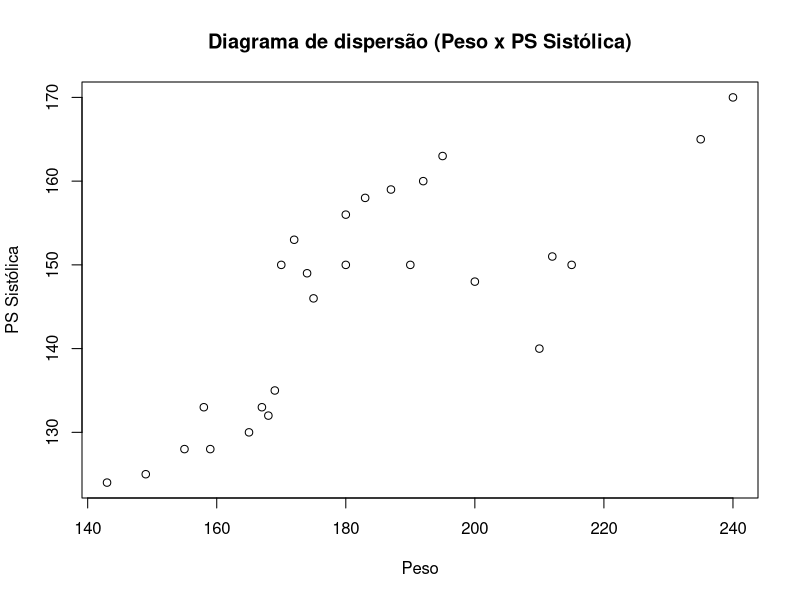
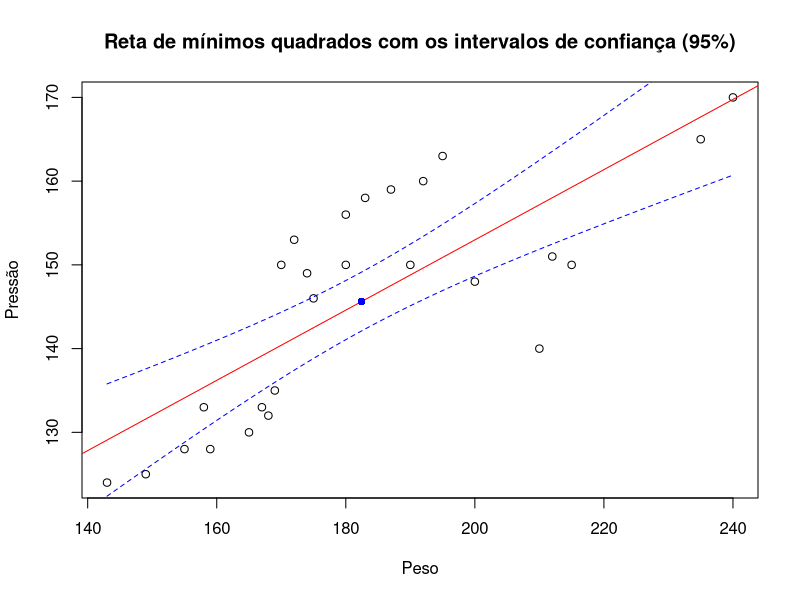
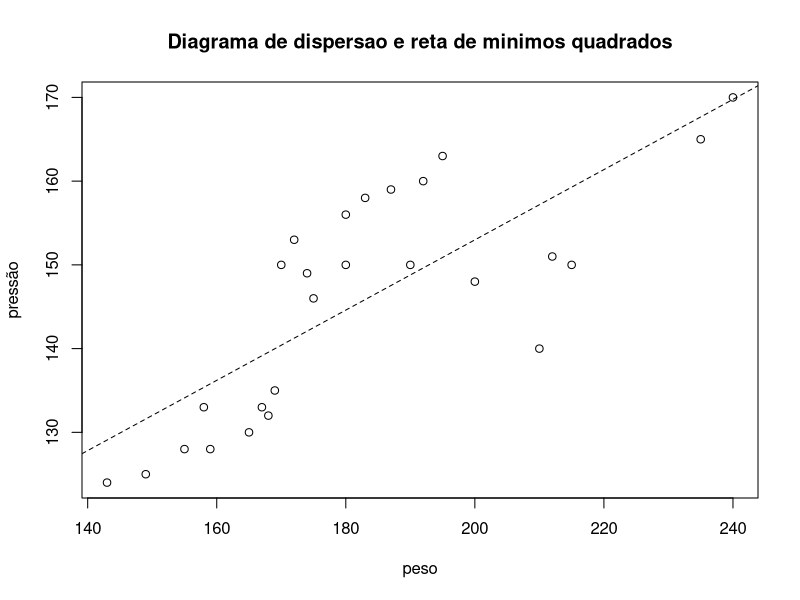
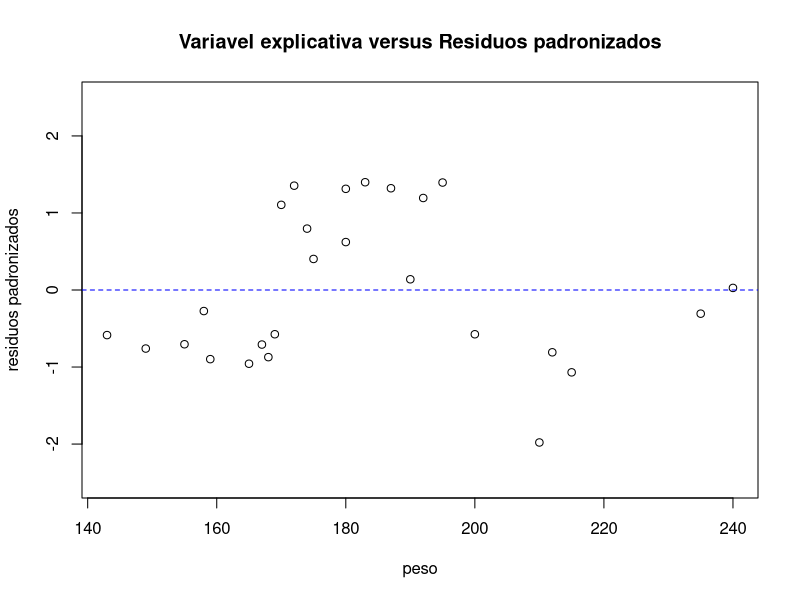
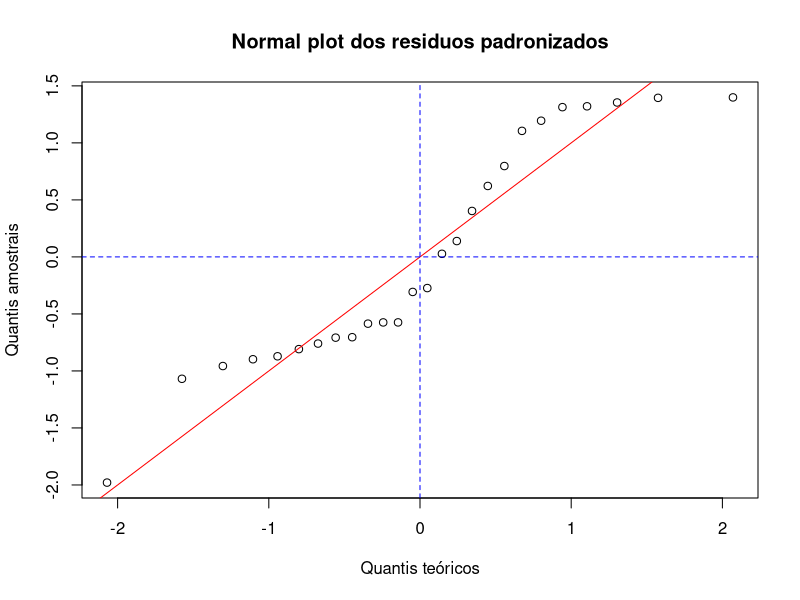
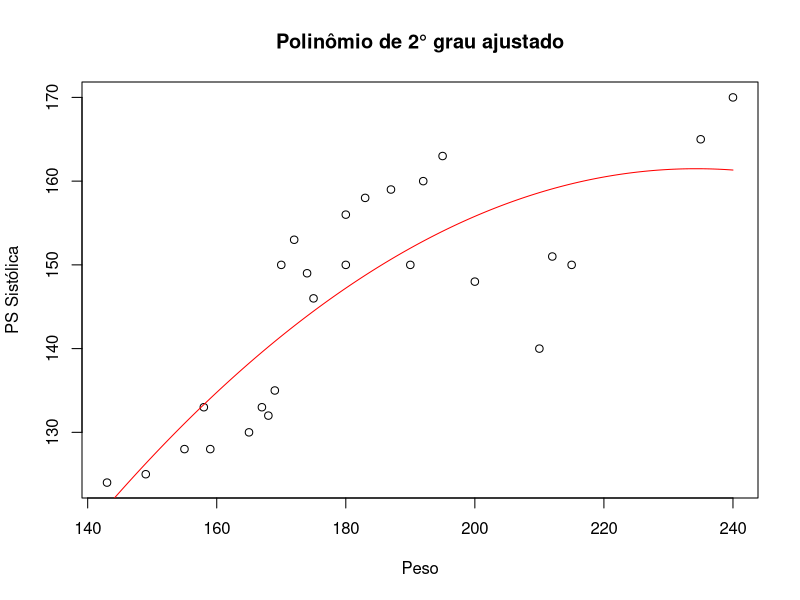
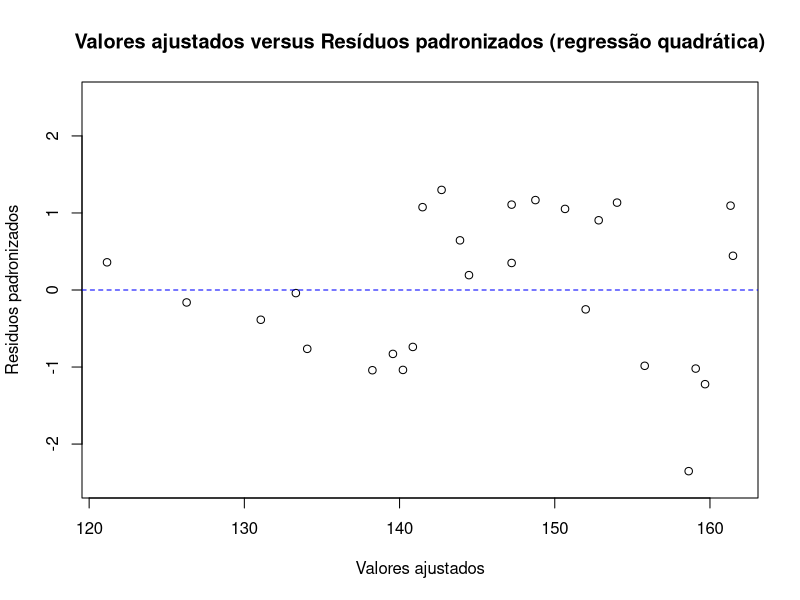

R code for these plots, in order:
dados=read.csv("dados.csv",header=T, sep = ',') # lê oconjunto de dados

reta_mq=lm(ps_sistolica~peso,data=dados) # ajusta o MRLS na base dados

# construção de gráficos
plot(dados$peso,dados$ps_sistolica, xlab="Peso", ylab="PS Sistólica", main="Diagrama de dispersão (Peso x PS Sistólica)")
newx <- seq(min(dados$peso), max(dados$peso), length.out=100)
preds <- predict(reta_mq, newdata=data.frame(peso=newx), interval="confidence", level = 0.95) # calcula as previsões com intervalo de confiança
plot(dados$peso,dados$ps_sistolica,main="Reta de mínimos quadrados com os intervalos de confiança (95%)", xlab="Peso", ylab="Pressão")
abline(reta_mq, col="red")
points(mean(dados$peso),mean(dados$ps_sistolica), col="blue", pch=16)
lines(newx, preds[,2], col="blue", lty=2)
lines(newx, preds[,3], col="blue", lty=2)

summary(reta_mq) # resultados do ajuste de minimos quadrados
aov_mq=aov(ps_sistolica~peso,data=dados) # calcula a análise de variância do MRLS
qmres=sum(reta_mq$residuals^2)/24 # quadrado médio dos resíduos
sqreg=2694 # soma de quadrados da regressão
sqt=sqreg+1809 # soma de quadrados total
R=sqreg/sqt 
r=sqrt(R) # coeficiente de correlação linear
s=sqrt(qmres) # (s)
desviosx=dados$peso-mean(dados$peso) # desvios da média dos pesos
sxx=sum(desviosx^2) # soma de quadrados dos desvios da média
epb=s/sqrt(sxx) # erro padrão do beta
epa=s*sqrt(1/26+mean(dados$peso)^2/sxx) # erro padrão do intercepto
lim_inf95_b=reta_mq$coefficients[2]-epb*qt(0.975,24) # limite inferior do IC de 95% para beta
lim_sup95_b=reta_mq$coefficients[2]+epb*qt(0.975,24) # limite superior do IC de 95% para beta
lim_inf95_a=reta_mq$coefficients[1]-epa*qt(0.975,24) # limite inferior do IC de 95% para intercepto
lim_sup95_a=reta_mq$coefficients[1]+epa*qt(0.975,24) # limite superior do IC de 95% para intercepto
lim_inf95_sigma2=24*qmres/qchisq(0.975,24) # limite inferior do IC de 95% para sigma2
lim_sup95_sigma2=24*qmres/qchisq(0.025,24) # limite superior do IC de 95% para sigma2

# construção de gráficos dos resíduos
residuo_padronizado=(reta_mq$residuals-mean(reta_mq$residuals))/s
plot(dados$peso,dados$ps_sistolica,main="Diagrama de dispersao e reta de minimos quadrados",xlab="peso",ylab="pressão")
abline(reta_mq,lty=2)
plot(dados$peso,residuo_padronizado,main="Variavel explicativa versus Residuos padronizados",xlab="peso",ylab="residuos padronizados",ylim=c(-2.5,2.5))
abline(h=0,lty=2, col="blue")
qqnorm(residuo_padronizado,xlab="Quantis teóricos",ylab="Quantis amostrais",main="Normal plot dos residuos padronizados")
abline(0,1, col="red")
abline(h=0,col="blue", lty=2)
abline(v=0,col="blue", lty=2)

ep_rm=s*sqrt(1/26+(172-mean(dados$peso))^2/sxx) # erro padrão da resposta média
rm=reta_mq$coefficients[1]+reta_mq$coefficients[2]*172
lim_inf95_rm=rm-ep_rm*qt(0.975,24) # limite inferior do IC de 95% para resp media
lim_sup95_rm=rm+ep_rm*qt(0.975,24) # limite superior do IC de 95% para resp media

ep_ip=s*sqrt(1+1/26+(172-mean(dados$peso))^2/sxx) # erro padrão da predição
ip=reta_mq$coefficients[1]+reta_mq$coefficients[2]*172
lim_inf95_ip=ip-ep_ip*qt(0.975,24) # limite inferior do IC de 95% para a predição
lim_sup95_ip=ip+ep_ip*qt(0.975,24) # limite superior do IC de 95% para a predição

lim_inf95_b_conj=reta_mq$coefficients[2]-epb*qt(0.9875,24) # limite inferior do IC conjunto de 95% para beta
lim_sup95_b_conj=reta_mq$coefficients[2]+epb*qt(0.9875,24) # limite superior do IC conjunto de 95% para beta
lim_inf95_a_conj=reta_mq$coefficients[1]-epa*qt(0.9875,24) # limite inferior do IC conjunto de 95% para intercepto
lim_sup95_a_conj=reta_mq$coefficients[1]+epa*qt(0.9875,24) # limite superior do IC conjunto de 95% para intercepto

poly_mq = lm(ps_sistolica~poly(peso, degree = 2, raw = TRUE), data = dados) # ajuste da regressão quadrática aos dados
# construção de gráficos da regressão quadrática
plot(dados$peso,dados$ps_sistolica,main="Polinômio de 2° grau ajustado",xlab="Peso",ylab="PS Sistólica")
x <- with(dados, seq(min(peso), max(peso), length.out=2000))
y <- predict(poly_mq, newdata = data.frame(peso = x))
lines(x, y, col = "red")

qmres_p=sum(poly_mq$residuals^2)/24 # quadrado médio dos resíduos da regressão quadrática
s_p=sqrt(qmres_p) # (s)

# construção de gráficos de resíduos da regrssão quadrática
residuo_padronizado_poly=(poly_mq$residuals-mean(poly_mq$residuals))/s_p
plot(poly_mq$fitted,residuo_padronizado_poly,main="Valores ajustados versus Resíduos padronizados (regressão quadrática)",xlab="Valores ajustados",ylab="Residuos padronizados",ylim=c(-2.5,2.5))
abline(h=0,lty=2, col="blue")
